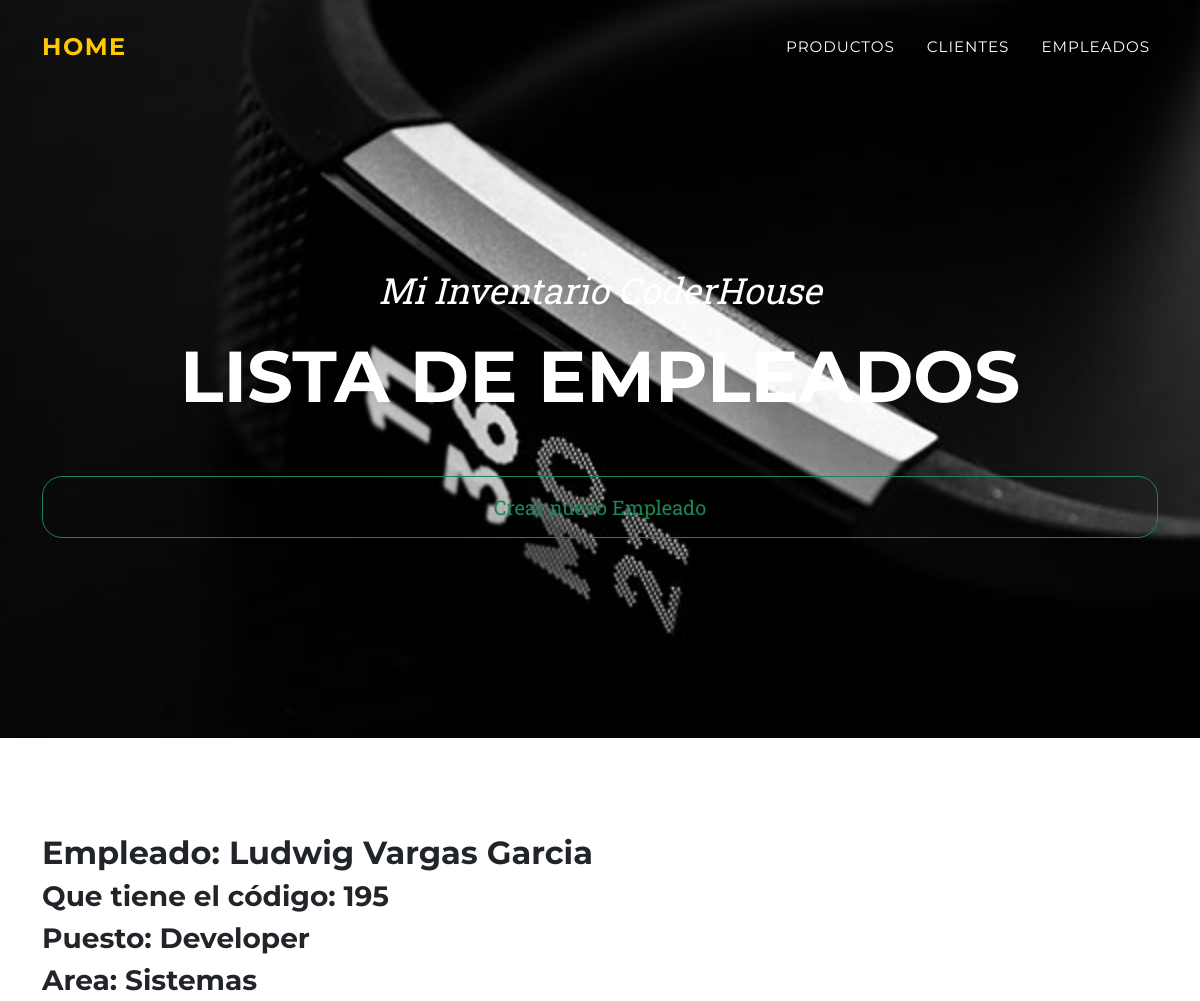
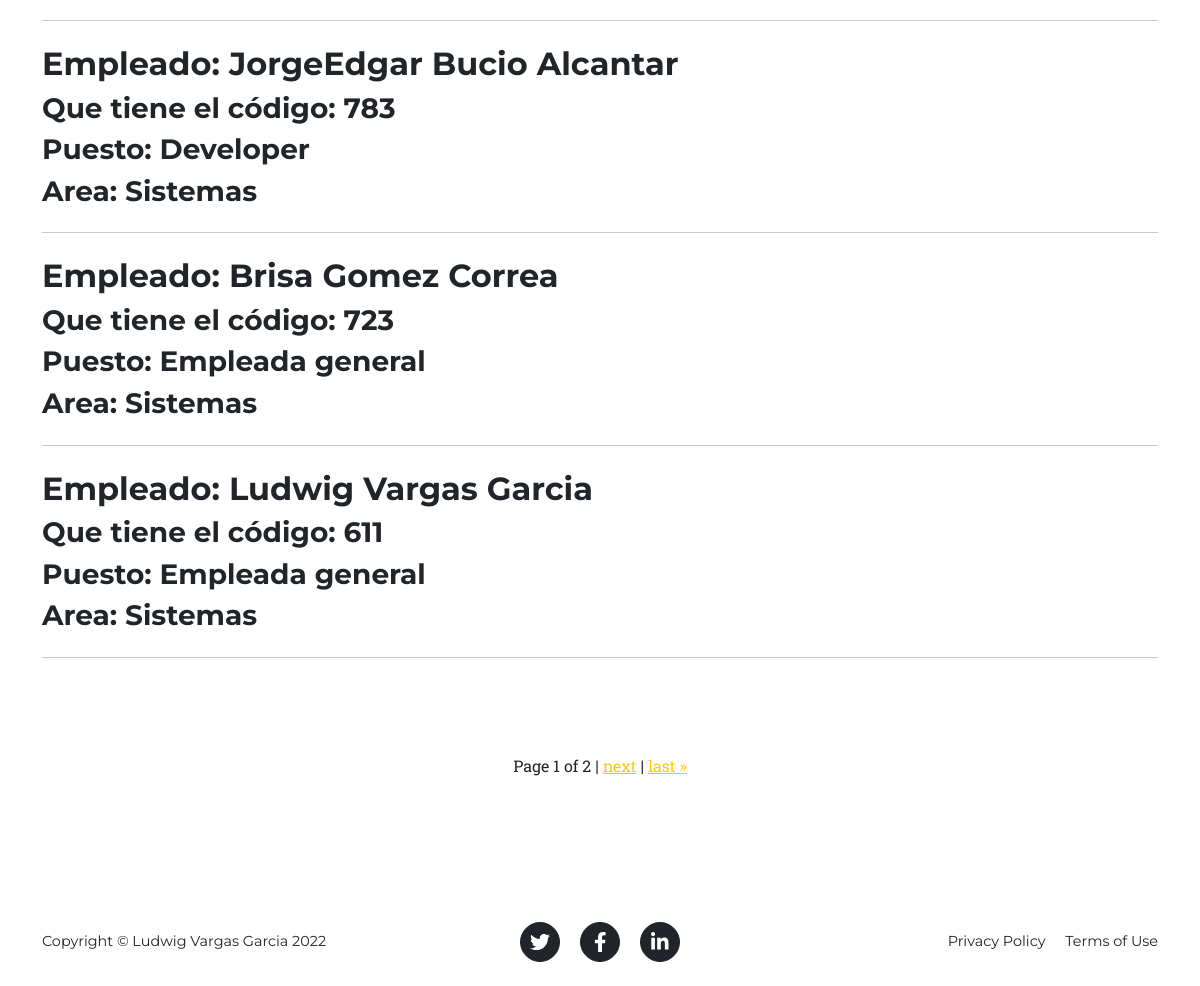
Page /employee/employees/ on the committed database (2 pictures, top to bottom).
### employee/models.py (models this page shows, shortened)
class Employee(models.Model):
    code_emp = models.CharField(primary_key = True, max_length = 3)
    name_emp = models.CharField(max_length = 40)
    last_name_emp = models.CharField(max_length = 40)
    job_emp = models.CharField(max_length = 40)
    work_area_emp = models.CharField(max_length = 40)

### employee/views.py (the view)
# urls.py: path('employees/', views.EmployeeListView.as_view(), name='employee-list'),
class EmployeeListView(ListView):
    model = Employee
    paginate_by = 4

### employee/templates/employee/employee_list.html (shortened to what this page needs)
{% extends 'home/index.html' %}
{% load static %}
{% block my_inventory_header %}
    <header class="masthead" style="background-image: url('/static/home/assets/img/employee.jpg')">
        <div class="container">
            <div class="masthead-subheading">Mi Inventario CoderHouse</div>
            <div class="masthead-heading text-uppercase">Lista de Empleados</div>
            <a href = "{% url 'employee:employee-add' %}" class="btn btn-outline-success">Crear nuevo Empleado</a>
        </div>
    </header>
{% endblock %}
{% block my_inventory_content %}
{% for employee in employee_list %}
    <div class="post-preview">
            <h2 class="post-title">Empleado: {{ employee.name_emp }} {{employee.last_name_emp}}</h2>
            <h3 class="post-subtitle">Que tiene el código: {{ employee.code_emp }}</h3>
            <h3 class="post-subtitle">Puesto: {{employee.job_emp }}</h3>
            <h3 class="post-subtitle">Area: {{employee.work_area_emp }}</h3>
    </div>
    <hr class="my-4" />
{% endfor %}
<div class="container p-4">
</div>
{% if is_paginated %}
<div class="container p-4">
    <div class="pagination justify-content-center">
        <span class="step-links">
            {% if page_obj.paginator.num_pages > 1 %}
            <span class="current">
                Page {{ page_obj.number }} of {{ page_obj.paginator.num_pages }} |
            </span>
            {% endif %}
            {% if page_obj.has_next %}
                <a href="?page={{ page_obj.next_page_number }}">next</a> |
                <a href="?page={{ page_obj.paginator.num_pages }}">last &raquo;</a>
            {% endif %}
        </span>
    </div>
</div>
{% endif %}
{% endblock %}

### rows in the picture
Employee: name_emp "Ludwig", last_name_emp "Vargas Garcia", code_emp "195", job_emp "Developer", work_area_emp "Sistemas"
Employee: name_emp "JorgeEdgar", last_name_emp "Bucio Alcantar", code_emp "783", job_emp "Developer", work_area_emp "Sistemas"
Employee: name_emp "Brisa", last_name_emp "Gomez Correa", code_emp "723", job_emp "Empleada general", work_area_emp "Sistemas"
Employee: name_emp "Ludwig", last_name_emp "Vargas Garcia", code_emp "611", job_emp "Empleada general", work_area_emp "Sistemas"

### other values in the picture
{{ page_obj.number }} "1"
{{ page_obj.paginator.num_pages }} "2"
